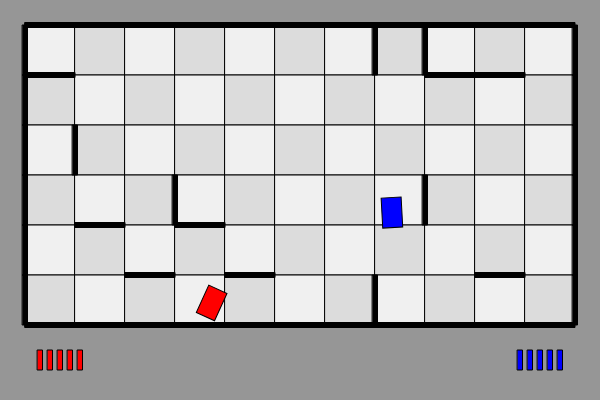
Frame 1 (no input)
Frame 60 (no input): identical to frame 1, image omitted
Frame 120 (the mouse pressed at the canvas centre since frame 60): identical to frame 1, image omitted

The p5.js sketch that drew this single still picture (run headless with seeded random() and noise() and a simulated clock; from frame 60 on, the mouse is pressed at the canvas centre):

// p5.js sketch
// ── sketch.js
var screenHeight = 400;
var screenWidth  = 600;
var xGrid        = 11;
var yGrid        = 6;

function setup() {
  
  createCanvas(screenWidth, screenHeight);
  rectMode(CENTER);
  angleMode(DEGREES); // shall we use radians?
  
  tanks       = [];
  projectiles = [];
  
  gameMap     = new map();
  
  for (let i = 0; i < 2; i++) {
    tanks.push(new tank(i));
  }
}

function draw() {
  
  background(150);
  
  for (let i = 0; i < projectiles.length; i++) {
    projectiles[i].move();
  }
  
  for (let i = 0; i < tanks.length; i++){
    tanks[i].move(i);
    for (let p = 0; p < projectiles.length; p++) {
      if(!tanks[i].destroyed &&
         tanks[i].detectHit(projectiles[p].positionX, projectiles[p].positionY)) {
        tanks[i].hit(i);
        projectiles.splice(p, 1);
        if(tanks[i].hitPoints <= 0) {
          tanks[i].destroy(i);
        }
      }
    }
  }
  
  gameMap.draw();
  
  for (let i = 0; i < projectiles.length; i++) {
    projectiles[i].draw();
  }
  
  for (let i = 0; i < 2; i++) {
    tanks[i].draw(i);
  }
}

function keyPressed() {
  
  if (event.code === 'KeyQ'  && !tanks[0].destroyed) {
    projectiles.push(new projectile(0));
  }
  if (event.code === 'Space' && !tanks[1].destroyed) {
    projectiles.push(new projectile(1));
  }
}

class tank {
  
  constructor(playerNumber) {
    
    this.hitPoints   = 5;
    this.width       = 20;
    this.height      = 30;
    this.rotation    = Math.random() * 360;
    this.speedFactor = 2;
    this.pivotFactor = 2;
    this.destroyed   = false;
    this.debris      = [];
    
    this.colourRed   = playerNumber == 0 ? 255 : 0;
    this.colourGreen = 0;
    this.colourBlue  = playerNumber == 0 ? 0 : 255;
    
    let randX        = Math.random() * (screenWidth / 2) * 0.8;
    this.positionX   = playerNumber == 0 ? (screenWidth / 2) - randX : randX + (screenWidth / 2);
    this.positionY   = (Math.random() * screenHeight * 0.7) + (screenHeight * 0.1);
    
    this.incrementX  = sin(this.rotation) * this.speedFactor;
    this.incrementY  = cos(this.rotation) * this.speedFactor;
    
    this.calculateCorners();
    
  }
  
  calculateCorners() {
    
    let hW = this.width / 2;
    let hH = this.height / 2;
    let oX = this.positionX;
    let oY = this.positionY;
    let cosFunc = cos(this.rotation);
    let sinFunc = sin(this.rotation);
    
    // rotating corners around centre of rect
    // x' = x * cos(theta) - y * sin(theta) + x offset
    // y' = y * cos(theta) - x * sin(theta) + y offset
    
    this.aX = (((-hW * cosFunc) - (-hH * sinFunc))) + oX;
    this.aY = (((-hH * cosFunc) + (-hW * sinFunc))) + oY;
    this.bX = ((( hW * cosFunc) - (-hH * sinFunc))) + oX;
    this.bY = (((-hH * cosFunc) + ( hW * sinFunc))) + oY;
    this.cX = ((( hW * cosFunc) - ( hH * sinFunc))) + oX;
    this.cY = ((( hH * cosFunc) + ( hW * sinFunc))) + oY;
    this.dX = (((-hW * cosFunc) - ( hH * sinFunc))) + oX;
    this.dY = ((( hH * cosFunc) + (-hW * sinFunc))) + oY;
    
  }
  
  draw(playerNumber) {
    
    if (this.destroyed) {
      for (let i = 0; i < this.debris.length; i++) {
        this.debris[i].move();
        this.debris[i].draw();
      }
    } else {
      fill(this.colourRed, this.colourGreen, this.colourBlue);

      push();
      translate(this.positionX, this.positionY);
      rotate(this.rotation);
      rect(0, 0, this.width, this.height);
      pop();

      let hitPointDisplayX = !playerNumber ? 40 : screenWidth - 40;
      let hitPointDisplayY = screenHeight * 0.9;
      for(let i = 0; i < this.hitPoints; i++) {
        rect(hitPointDisplayX, hitPointDisplayY, 5, 20);
        !playerNumber ? hitPointDisplayX += 10 : hitPointDisplayX -= 10;
      }
    }
  }
  
  move(playerNumber) {
    
    // foward move, back move, counter-clockwise pivot, and clockwise pivot
    // in that order - key codes are not self-documenting...
    
    if(keyIsDown(playerNumber == 0 ? 87 : 38)) {
        this.positionX    += this.incrementX;
        this.positionY    -= this.incrementY;
    } if(keyIsDown(playerNumber == 0 ? 83 : 40)) {
        this.positionX    -= this.incrementX;
        this.positionY    += this.incrementY;
    } if(keyIsDown(playerNumber == 0 ? 65 : 37)) {
        this.rotation      = (this.rotation - this.pivotFactor) % 360;
        this.incrementX    = sin(this.rotation) * this.speedFactor;
        this.incrementY    = cos(this.rotation) * this.speedFactor;
    } if(keyIsDown(playerNumber == 0 ? 68 : 39)) {
        this.rotation      = (this.rotation + this.pivotFactor) % 360;
        this.incrementX    = sin(this.rotation) * this.speedFactor;
        this.incrementY    = cos(this.rotation) * this.speedFactor;
    }
    
    this.calculateCorners();
  }
  
  detectHit(pX, pY) {
    
    // don't fully understand the math behind this,
    // formula found on StackExchange...
    
    if ((this.bX - this.aX) * (pY - this.aY) - 
        (pX - this.aX) * (this.bY - this.aY) >= 0 &&
        (this.cX - this.bX) * (pY - this.bY) - 
        (pX - this.bX) * (this.cY - this.bY) >= 0 &&
        (this.dX - this.cX) * (pY - this.cY) - 
        (pX - this.cX) * (this.dY - this.cY) >= 0 &&
        (this.aX - this.dX) * (pY - this.dY) - 
        (pX - this.dX) * (this.aY - this.dY) >= 0) {
      return true;
    } else return false;
  }
  
  hit(playerNumber) {
    
    this.colourRed    += playerNumber == 0 ? 0 : 15 * this.hitPoints;
    this.colourGreen  += 15 * this.hitPoints;
    this.colourBlue   += playerNumber == 0 ? 15 * this.hitPoints : 0;
    
    this.hitPoints--;
    
  }
  
  destroy(playerNumber) {
    this.destroyed = true;
    for (let i = 0; i < 500; i++) {
      this.debris.push(new particle(playerNumber));
    }
  }
}

class projectile {
  
  constructor(playerNumber) {
    
    this.angle       = tanks[playerNumber].rotation;
    this.speedFactor = tanks[playerNumber].speedFactor * 2;
    
    this.incrementX  = sin(this.angle) * this.speedFactor;
    this.incrementY  = cos(this.angle) * this.speedFactor;
    this.positionX   = tanks[playerNumber].positionX + (sin(this.angle) * ((tanks[playerNumber].width / 2) + this.speedFactor));
    this.positionY   = tanks[playerNumber].positionY - (cos(this.angle) * ((tanks[playerNumber].height / 2) + this.speedFactor));
  }
  
  move() {
    
    this.positionX += this.incrementX;
    this.positionY -= this.incrementY;
    
    // Highly CRAPPY bouncing mechanism that simply checks
    // if a projectile is within a seven pixel range of a possible
    // wall location, and then checks the gameMap grid to see if a
    // relevant wall exists. Convoluted code block in each to protect
    // against accidentally checking out-of-bounds gameMap grids, but
    // it still sometimes crashes...
    
    let xTest = (this.positionX - 25) % 50;
    let yTest = (this.positionY - 25) % 50;
    
    if (xTest <= 3) {
      
      let xWall = Math.floor((this.positionX - 25) / 50);
      let yWall = Math.floor((this.positionY - 25) / 50);
      
      if (xWall < 0) {
        xWall = 0;
      } if (xWall > xGrid) {
        xWall = xGrid;
      } if (yWall < 0) {
        yWall = 0;
      } if (yWall > yGrid) {
        yWall = yGrid;
      }
      
      if (gameMap.verticalWalls[xWall][yWall].exists) {
        this.incrementX = -this.incrementX;
      }
      
    } else if (xTest >= 47) {
      
      let xWall = Math.floor((this.positionX - 25) / 50) + 1;
      let yWall = Math.floor((this.positionY - 25) / 50);
      
      if (xWall < 0) {
        xWall = 0;
      } if (xWall > xGrid) {
        xWall = xGrid;
      } if (yWall < 0) {
        yWall = 0;
      } if (yWall > yGrid) {
        yWall = yGrid;
      }
      
      if (gameMap.verticalWalls[xWall][yWall].exists) {
        this.incrementX = -this.incrementX;
      }
    }
    
    if (yTest <= 3) {
      
      let yWall = Math.floor((this.positionY - 25) / 50);
      let xWall = Math.floor((this.positionX - 25) / 50);
      
      if (xWall < 0) {
        xWall = 0;
      } if (xWall > xGrid) {
        xWall = xGrid;
      } if (yWall < 0) {
        yWall += 1;
      } if (yWall > yGrid) {
        yWall -= 1;
      }
      
      if (gameMap.horizontalWalls[xWall][yWall].exists) {
        this.incrementY = -this.incrementY;
      }
      
    } else if (yTest >= 47) {
      
      let yWall = Math.floor((this.positionY - 25) / 50) + 1;
      let xWall = Math.floor((this.positionX - 25) / 50);
      
      if (xWall < 0) {
        xWall += 1;
      } if (xWall > xGrid) {
        xWall -= 1;
      } if (yWall < 0) {
        yWall += 1;
      } if (yWall > yGrid) {
        yWall -= 1;
      }
      
      if (gameMap.horizontalWalls[xWall][yWall].exists) {
        this.incrementY = -this.incrementY;
      }
    }
  }
  
  draw() {
    
    fill(0);
    circle(this.positionX, this.positionY, 5);
  }
  
}

class particle {
  
  constructor(playerNumber) {
    
    this.size        = Math.random() * 15;
    this.speedFactor = (Math.random() * 20) + 5;
    this.angle       = Math.random() * 360;
    
    this.positionX   = tanks[playerNumber].positionX;
    this.positionY   = tanks[playerNumber].positionY;
    this.incrementX  = sin(this.angle) * this.speedFactor;
    this.incrementY  = cos(this.angle) * this.speedFactor;
    
    let randomColour = Math.random() * 100;
    
    this.colourRed   = playerNumber == 0 ? 255 : randomColour;
    this.colourGreen = randomColour;
    this.colourBlue  = playerNumber == 0 ? randomColour : 255;
  }
  
  move() {
    
    this.positionX += this.incrementX;
    this.positionY += this.incrementY;
  }
  
  draw() {
    
    fill(this.colourRed, this.colourGreen, this.colourBlue);
    circle(this.positionX, this.positionY, this.size);
  }
}

class map {
  
  constructor() {
    this.tiles = [];
    for (let x = 0; x < xGrid; x++) {
      this.tiles.push([]);
      for (let y = 0; y < yGrid; y++) {
        this.tiles[x].push(new floorTile(x, y));
      }
    }
    
    this.verticalWalls = [];
    for (let x = 0; x <= xGrid; x++) {
      this.verticalWalls.push([]);
      for (let y = 0; y < yGrid; y++) {
        this.verticalWalls[x].push(new wall(x, y, 0));
      }
    }
    
    this.horizontalWalls = [];
    for (let x = 0; x < xGrid; x++) {
      this.horizontalWalls.push([]);
      for (let y = 0; y <= yGrid; y++) {
        this.horizontalWalls[x].push(new wall(x, y, 1));
      }
    }
  }
  
  draw() {
    
    for (let x = 0; x < this.tiles.length; x++) {
      for (let y = 0; y < this.tiles[x].length; y++) {
        this.tiles[x][y].draw();
      }
    }
    
    for (let x = 0; x < this.horizontalWalls.length; x++) {
      for (let y = 0; y < this.horizontalWalls[x].length; y++) {
        this.horizontalWalls[x][y].draw();
      }
    }
    
    for (let x = 0; x < this.verticalWalls.length; x++) {
      for (let y = 0; y < this.verticalWalls[x].length; y++) {
        this.verticalWalls[x][y].draw();
      }
    }
  }
}

class wall {
  
  constructor(x, y, horizontal) {
    
    // hideously convoluted constructor...
    
    if (horizontal) {
      this.width         = 50;
      this.height        = 5;
      this.positionX     = 50 + (50 * x);
      this.positionY     = 25 + (50 * y);
      if (y == 0 || y == yGrid) {
        this.exists      = true;
      } else if (Math.random() < 0.2) {
        this.exists      = true;
      } else this.exists = false;
    } else {
      this.width         = 5;
      this.height        = 50;
      this.positionX     = 25 + (50 * x);
      this.positionY     = 50 + (50 * y);
      if (x == 0 || x == xGrid) {
        this.exists      = true;
      } else if (Math.random() < 0.1) {
        this.exists      = true;
      } else this.exists = false;
    }
  }
  
  draw() {
    if(this.exists) {
      fill(0);
      rect(this.positionX, this.positionY, this.width, this.height);
    }
  }
}

class floorTile {
  
  constructor(x, y) {
    
    this.width     = 50;
    this.height    = 50;
    this.standing  = true;
    
    this.positionX = 50 + (this.width * x);
    this.positionY = 50 + (this.height * y);
    
    // creates alternating "chessboard" pattern for tiles
    
    if (x % 2 == 0) {
      if (y % 2 == 0) {
        this.colour = 240;
      } else this.colour = 220;
    } else {
      if (y % 2 == 0) {
        this.colour = 220;
      } else this.colour = 240;
    }
  }
  
  draw() {
    
    if (this.standing) {
      fill(this.colour);
      rect(this.positionX, this.positionY, this.width, this.height);
    }
  }
}

class gameState {
  
}
